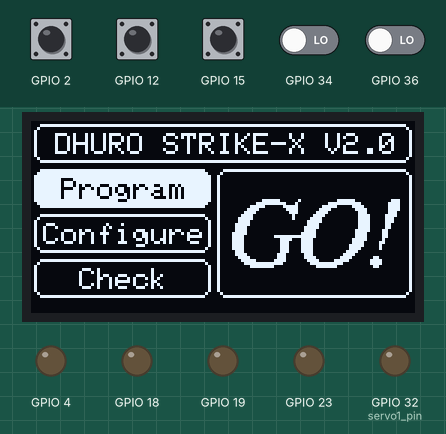
The program below on a simulated ESP32. Shown: 128×64 one-colour display, output pins drawn as LEDs (lit = HIGH). The test bench sets the inputs (shaded band); at power-on: GPIO 2, GPIO 12, GPIO 15 HIGH, GPIO 34, GPIO 36 LOW.

Above: at 1.2 s.
1.3 s: GPIO 12 pulled LOW for 1 s
At 2.7 s:
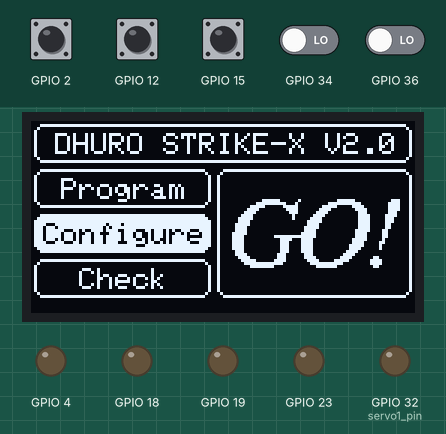
3.8 s: GPIO 12 pulled LOW for 0.15 s
At 5.2 s:
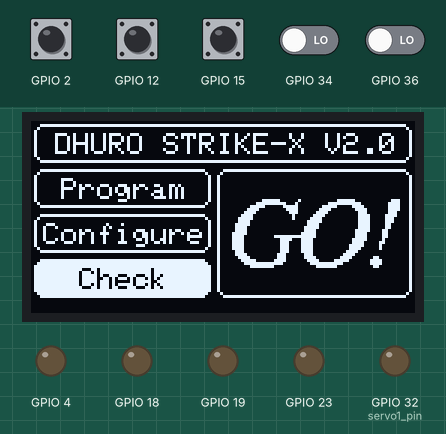
5.5 s: GPIO 15 pulled LOW for 0.15 s
At 7.1 s:
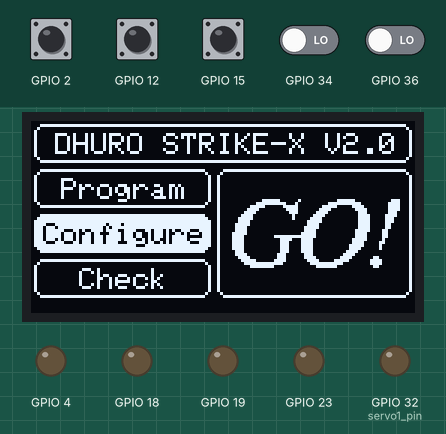
Timing chart, 0 to 8.6 s (numbered marks = the images above; inputs shaded):
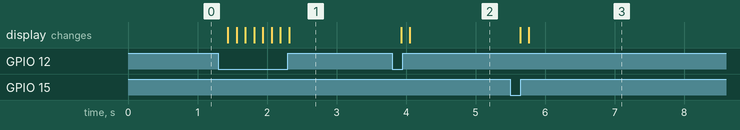

Measured:
- after the input at 1.3 s, the display: first changes after 0.14 s (image 1 shows a later state)
- after the input at 3.8 s, the display: first changes after 0.13 s (image 2 shows a later state)
- after the input at 5.5 s, the display: first changes after 0.14 s (image 3 shows a later state)

The program:

main.cpp
```cpp
#include <Arduino.h>
#include <Adafruit_GFX.h>
#include <Fonts/FreeSerifItalic18pt7b.h>
#include <Ps3Controller.h>
#include <EEPROM.h>

#include "mc01_button.h"
#include "mc01_motor.h"
#include "mc01_encoder.h"
#include "mc01_display.h"

int servoChannel1 = 3;
int servoFrequency = 50;
int servoResolution = 16;
int pwmPeriod = 20000;

int servo1_pin = 32;

void servoWrite(int angle) {
  angle = constrain(angle, 0, 180);

  // Konversi sudut ke lebar pulsa 500-2400 us
  int pulseWidth = map(angle, 0, 270, 500, 3000);

  // Resolusi 16-bit: duty maksimum = 65535
  uint32_t duty = (uint32_t)pulseWidth * 65535UL
                  / pwmPeriod;

  ledcWrite(servoChannel1, duty);
}

void setup() {
  Serial.begin(115200);

  mc01_oled.begin(SSD1306_SWITCHCAPVCC, SCREEN_ADDRESS);
  mc01_oled.clearDisplay();

  ledcSetup(servoChannel1, servoFrequency, servoResolution);
  ledcAttachPin(servo1_pin, servoChannel1);

  init_mc01_button();
  init_mc01_motor();
  init_mc01_encoder();
}

void loop(){
  while (menu == 0) {mainMenu();}
  while (menu == 1) {menuProgram();}
}
```
